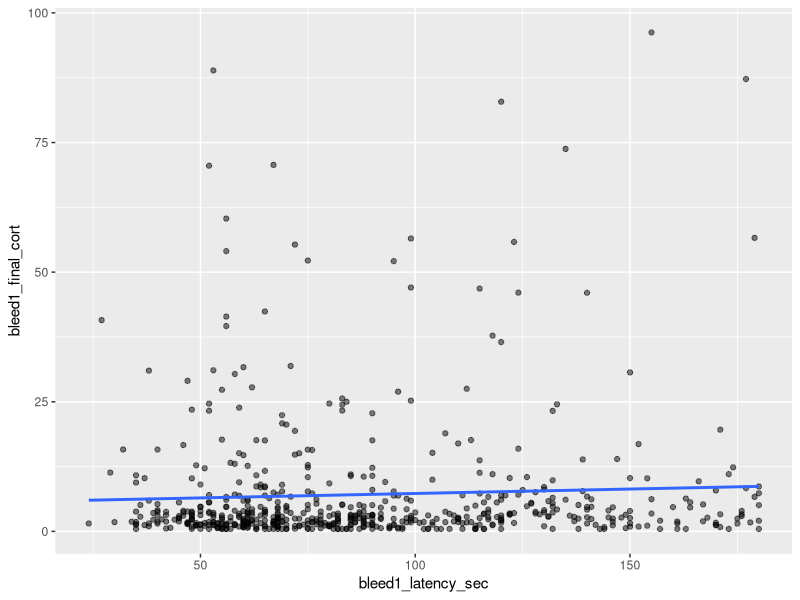
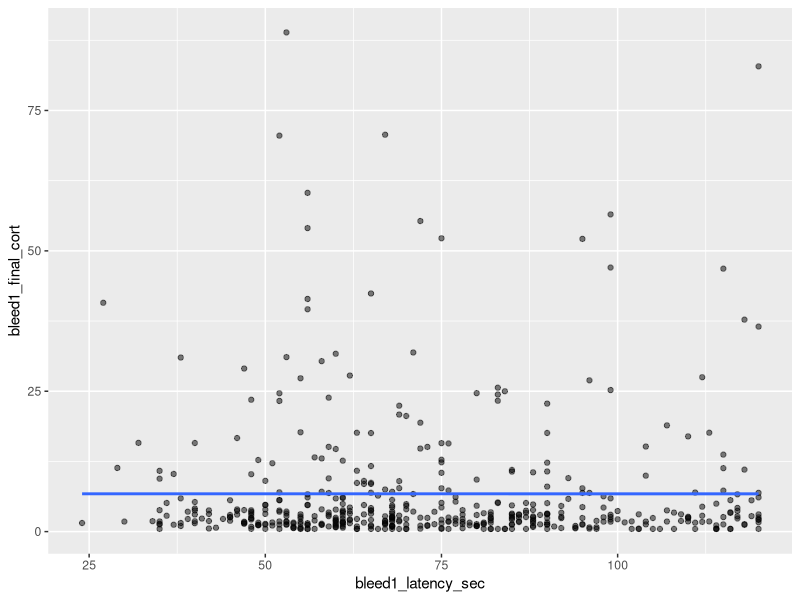
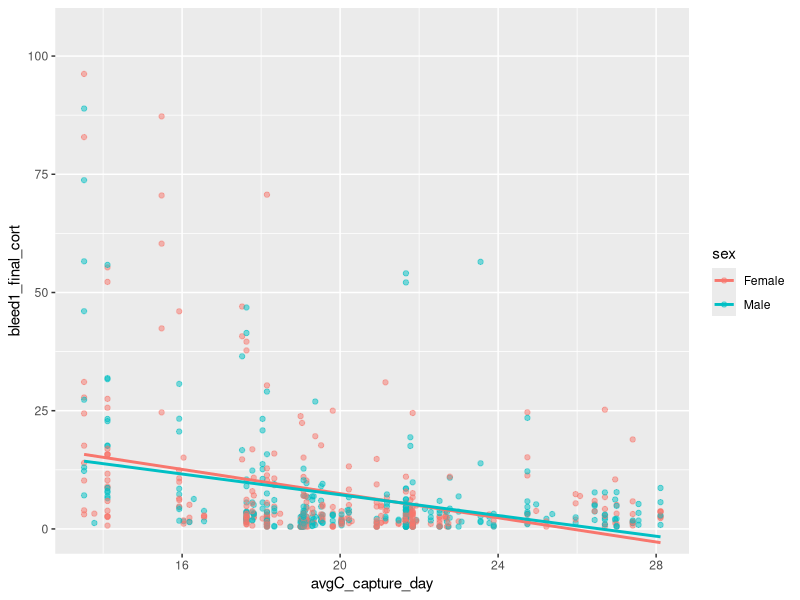
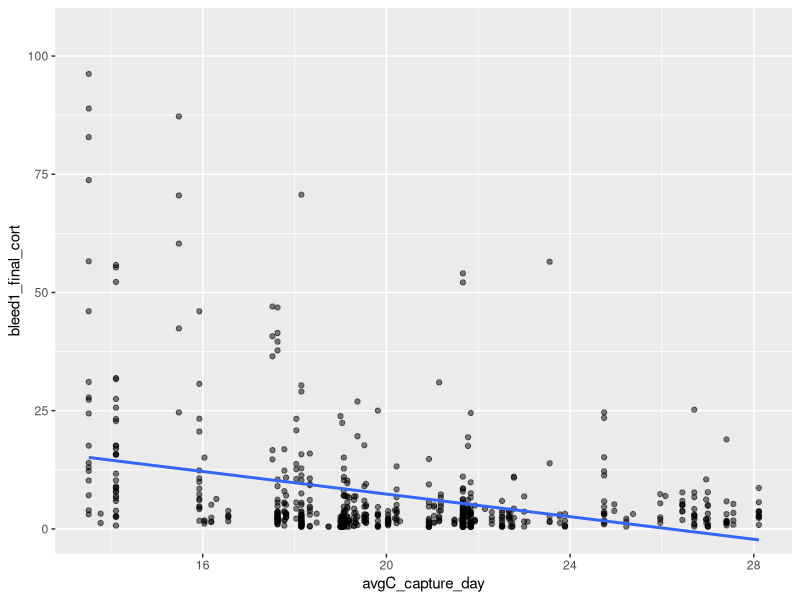
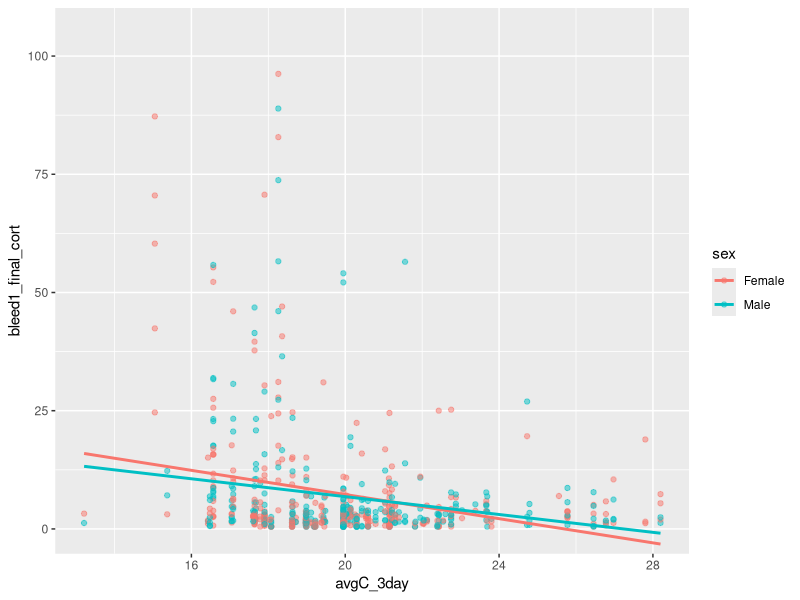
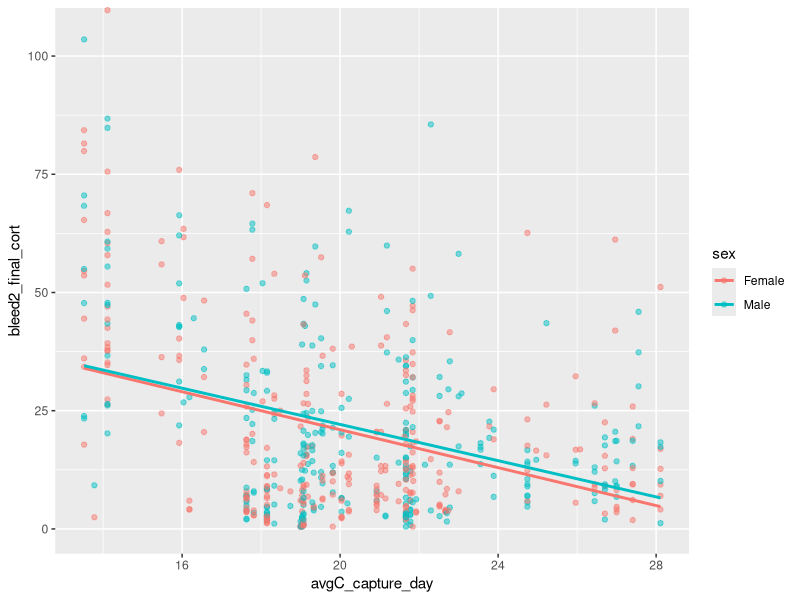
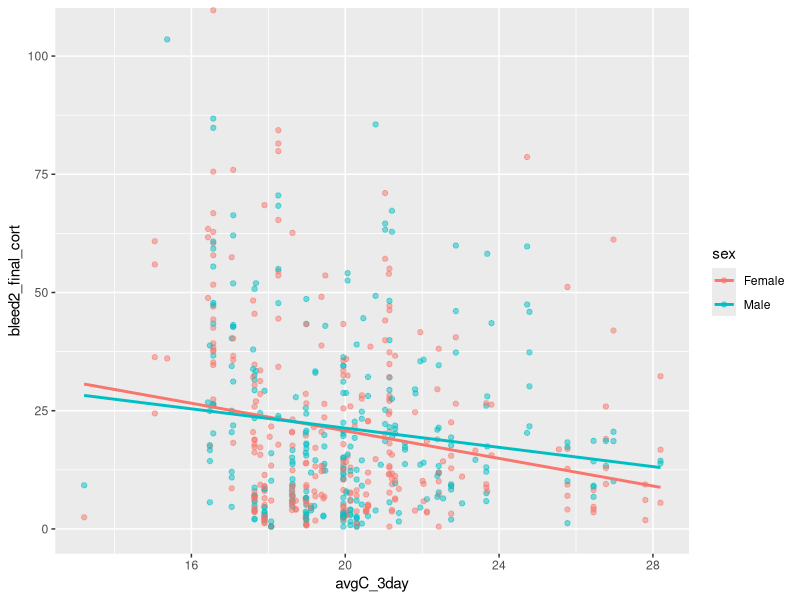
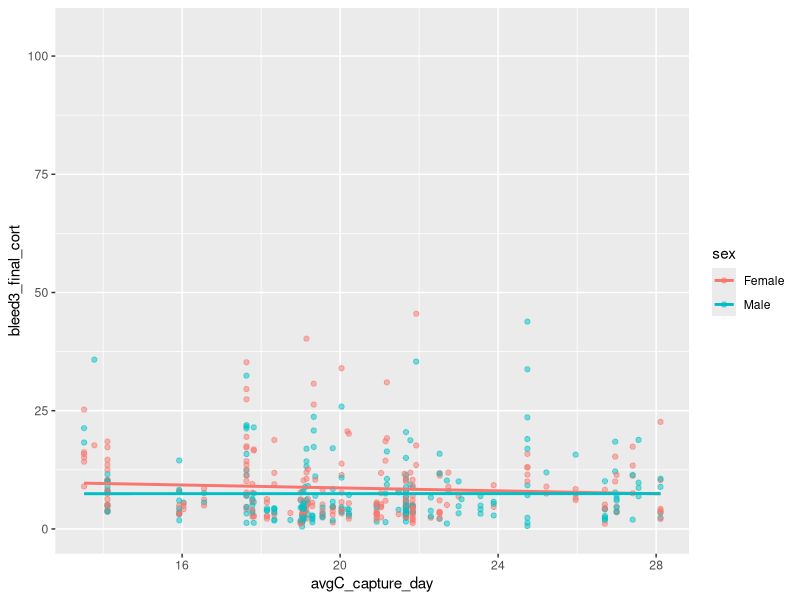

The R script that drew these images, in order:
## ---- chunk 1
knitr::opts_chunk$set(echo = TRUE)
library(ggplot2)
library(here)
library(dplyr)
library(lubridate)
df <- read.csv(here("IntermediateData", "9-19-25_data.csv"))
## ---- chunk 2

vis0 <- ggplot(df, aes(x = bleed1_latency_sec, y = bleed1_final_cort)) +
  geom_point(alpha = 0.5) +     
  geom_smooth(method = "lm", se = FALSE)
vis0

## ---- chunk 3
df1 <- df %>%
    filter(bleed1_latency_sec <= 120)

vis01 <- ggplot(df1, aes(x = bleed1_latency_sec, y = bleed1_final_cort)) +
  geom_point(alpha = 0.5) +     
  geom_smooth(method = "lm", se = FALSE)
vis01
## ---- chunk 4
vis1 <- ggplot(df, aes(x = avgC_capture_day, y = bleed1_final_cort, color = sex)) +
  geom_point(alpha = 0.5) +     
  coord_cartesian(ylim = c(0, 105)) +
  geom_smooth(method = "lm", se = FALSE)
vis1
## ---- chunk 5
vis1.1 <- ggplot(df, aes(x = avgC_capture_day, y = bleed1_final_cort)) +
  geom_point(alpha = 0.5) +     
  coord_cartesian(ylim = c(0, 105)) +
  geom_smooth(method = "lm", se = FALSE)
vis1.1
## ---- chunk 6
vis2 <- ggplot(df, aes(x = avgC_3day, y = bleed1_final_cort, color = sex)) +
  geom_point(alpha = 0.5) +     
  coord_cartesian(ylim = c(0, 105)) +
  geom_smooth(method = "lm", se = FALSE) 
vis2
## ---- chunk 7
vis3 <- ggplot(df, aes(x = avgC_capture_day, y = bleed2_final_cort, color = sex)) +
  geom_point(alpha = 0.5) +     
  coord_cartesian(ylim = c(0, 105)) +
  geom_smooth(method = "lm", se = FALSE) 
vis3
## ---- chunk 8
vis4 <- ggplot(df, aes(x = avgC_3day, y = bleed2_final_cort, color = sex)) +
  geom_point(alpha = 0.5) +     
  coord_cartesian(ylim = c(0, 105)) +
  geom_smooth(method = "lm", se = FALSE) 
vis4
## ---- chunk 9
vis5 <- ggplot(df, aes(x = avgC_capture_day, y = bleed3_final_cort, color = sex)) +
  geom_point(alpha = 0.5) +     
  coord_cartesian(ylim = c(0, 105)) +
  geom_smooth(method = "lm", se = FALSE) 
vis5
## ---- chunk 10
vis6 <- ggplot(df, aes(x = avgC_3day, y = bleed3_final_cort, color = sex)) +
  geom_point(alpha = 0.5) +     
  coord_cartesian(ylim = c(0, 105)) +
  geom_smooth(method = "lm", se = FALSE) 
vis6
## ---- chunk 11
vis7 <- ggplot(df, aes(x = encounter_doy, y = avgC_capture_day)) +
  geom_point(alpha = 0.5) +     
  coord_cartesian(ylim = c(0, 105)) +
  geom_smooth(method = "lm", se = FALSE)
vis7
## ---- chunk 12
vis8 <- ggplot(df, aes(x = encounter_doy, y = bleed1_final_cort)) +
  geom_point(alpha = 0.5) +     
  coord_cartesian(ylim = c(0, 105)) +
  geom_smooth(method = "lm", se = FALSE)
vis8
## ---- chunk 13
vis9 <- ggplot(df, aes(x = mass, y = bleed1_final_cort)) +
  geom_point(alpha = 0.5) +     
  coord_cartesian(ylim = c(0, 105)) +
  geom_smooth(method = "lm", se = FALSE)
vis9
## ---- chunk 14
vis10 <- ggplot(df, aes(x = factor(exp_year), y = avgC_capture_day)) + 
  geom_boxplot(fill = "#1f77e4", alpha = 0.7) 
vis10
## ---- chunk 15
vis11 <- ggplot(df, aes(x = factor(sex), y = bleed1_final_cort)) + 
  geom_boxplot(fill = "#1f77e4", alpha = 0.7) 
vis11
## ---- chunk 16
vis12 <- ggplot(df, aes(x = factor(sex), y = bleed2_final_cort)) + 
  geom_boxplot(fill = "#1f77e4", alpha = 0.7) 
vis12
## ---- chunk 17
vis13 <- ggplot(df, aes(x = factor(sex), y = bleed3_final_cort)) + 
  geom_boxplot(fill = "#1f77e4", alpha = 0.7) 
vis13
## ---- chunk 18
vis14 <- ggplot(df, aes(x = mass, y = bleed1_final_cort, color = sex)) +
  geom_point(alpha = 0.5) +     
  coord_cartesian(ylim = c(0, 105)) +
  geom_smooth(method = "lm", se = FALSE)
vis14
